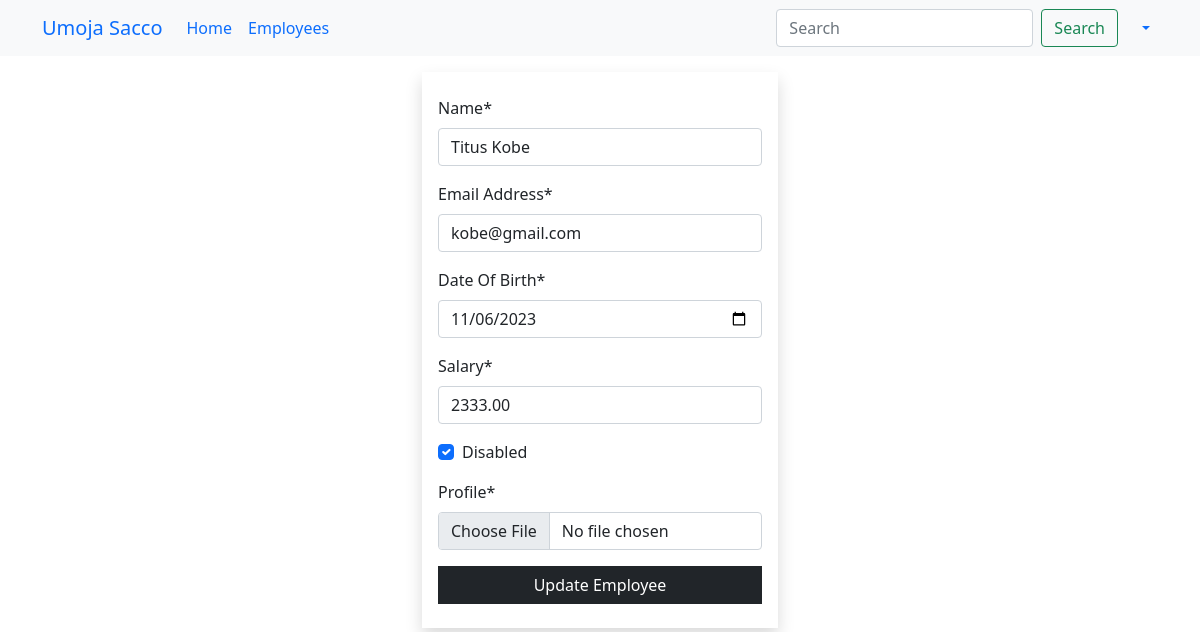
The app's page /employees/update/1 (signed in), older data.
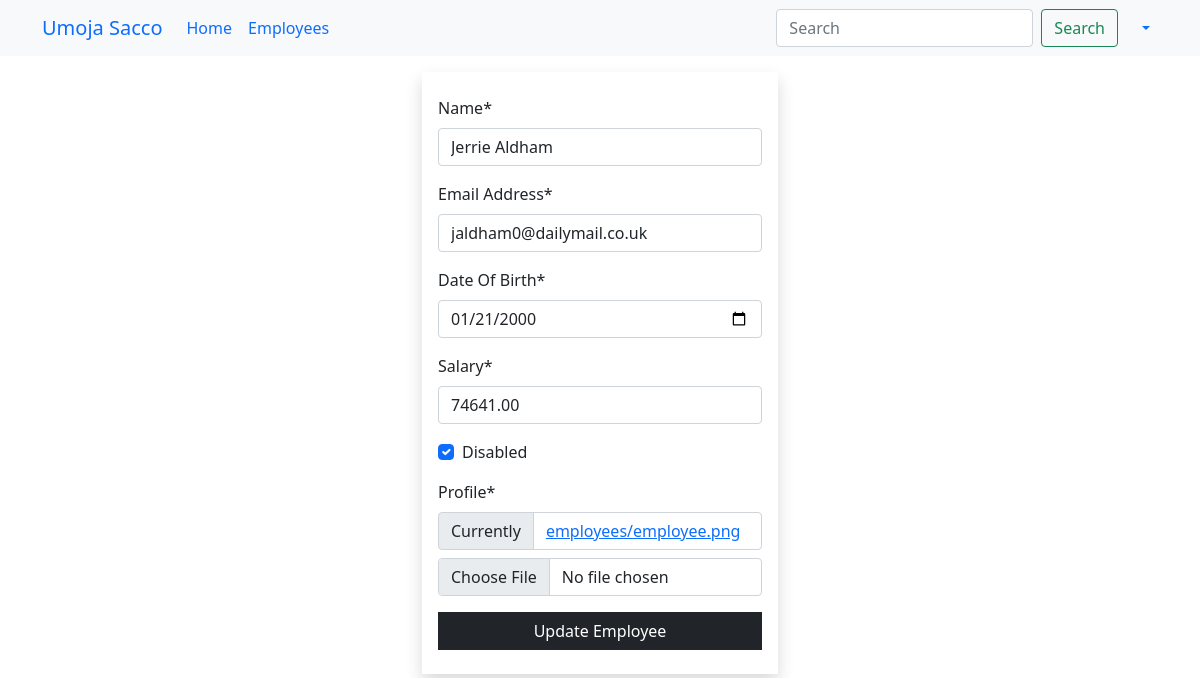
The same page, newer data.
### main_app/models.py (models this page shows, shortened)
class Employee(models.Model):
    name = models.CharField(max_length=40)
    email = models.EmailField(unique=True)
    dob = models.DateField(null=True)
    salary = models.DecimalField(max_digits=7, decimal_places=2)  # 67000.58
    disabled = models.BooleanField(default=False)
    profile = models.ImageField(upload_to=unique_img_name, null=True, default="employees/employee.png")
    created_at = models.DateTimeField(auto_now_add=True, null=True)  # Once during creation
    updated_at = models.DateTimeField(auto_now=True, null=True)  # Every time an update happens

### main_app/views.py (the view)
# urls.py: path('employees/update/<int:emp_id>', views.employee_update, name="update"),
@login_required
@permission_required('main_app.change_employee', raise_exception=True)
def employee_update(request, emp_id):
    employee = get_object_or_404(Employee, pk=emp_id)  # SELECT * FROM employees WHERE id=1
    if request.method == "POST":
        form = EmployeeForm(request.POST, request.FILES, instance=employee)
        if form.is_valid():
            form.save()
            messages.success(request, "Employee updated successfully")
            return redirect('details', emp_id)
    else:
        form = EmployeeForm(instance=employee)
    return render(request, "update.html", {"form": form})

### main_app/app_forms.py
class EmployeeForm(forms.ModelForm):
    class Meta:
        model = Employee
        fields = "__all__"
        widgets = {
            "dob": forms.DateInput(attrs={"type": "date", "min": "1990-01-01", "max": "2005-12-31"}),
            "salary": forms.NumberInput(attrs={"max": 75000, "min": 10000})
        }
        labels = {
            "dob": "Date Of Birth",
            "email": "Email Address"
        }

### templates/update.html (shortened to what this page needs)
{% extends 'base_template.html' %}
{% load crispy_forms_filters %}
{% block content %}
    {% include 'navbar.html' %}
	<div class="container">
    <div class="row justify-content-center">
        <div class="col-sm-4">
            <form action="{{ request.path }}" method="post" enctype="multipart/form-data" class="shadow py-4 px-3 mt-3">
                {{ form | crispy }}
                <button class="btn btn-dark rounded-0 w-100">Update Employee</button>
            </form>
        </div>
    </div>
</div>
{% endblock %}

Row changes from the older to the newer data that the page shows:
changed Employee: name "Titus Kobe" → "Jerrie Aldham"; email "kobe@gmail.com" → "jaldham0@dailymail.co.uk"; dob "11/06/2023" → "01/21/2000"; salary "2333.00" → "74641.00"
Text that changed along with them:
text no longer shown: "Name * Email Address * Date Of Birth * Salary * Disabled Profile *"
text now shown: "Name * Email Address * Date Of Birth * Salary * Disabled Profile * Currently employees/employee.png"
